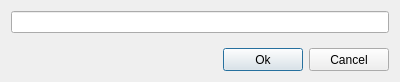
<?xml version="1.0" encoding="UTF-8"?>
<ui version="4.0">
 <class>EnterPasswordField</class>
 <widget class="QDialog" name="EnterPasswordField">
  <property name="geometry">
   <rect>
    <x>0</x>
    <y>0</y>
    <width>400</width>
    <height>82</height>
   </rect>
  </property>
  <property name="windowTitle">
   <string>Enter Password for Key</string>
  </property>
  <layout class="QVBoxLayout" name="verticalLayout">
   <item>
    <widget class="QLineEdit" name="lnedPassword">
     <property name="inputMethodHints">
      <set>Qt::ImhHiddenText|Qt::ImhNoAutoUppercase|Qt::ImhNoPredictiveText|Qt::ImhSensitiveData</set>
     </property>
     <property name="echoMode">
      <enum>QLineEdit::Password</enum>
     </property>
    </widget>
   </item>
   <item>
    <spacer name="verticalSpacer">
     <property name="orientation">
      <enum>Qt::Vertical</enum>
     </property>
     <property name="sizeHint" stdset="0">
      <size>
       <width>20</width>
       <height>4</height>
      </size>
     </property>
    </spacer>
   </item>
   <item>
    <layout class="QHBoxLayout" name="horizontalLayout">
     <item>
      <spacer name="horizontalSpacer">
       <property name="orientation">
        <enum>Qt::Horizontal</enum>
       </property>
       <property name="sizeHint" stdset="0">
        <size>
         <width>40</width>
         <height>20</height>
        </size>
       </property>
      </spacer>
     </item>
     <item>
      <widget class="QPushButton" name="btnOk">
       <property name="minimumSize">
        <size>
         <width>75</width>
         <height>23</height>
        </size>
       </property>
       <property name="text">
        <string>Ok</string>
       </property>
       <property name="shortcut">
        <string>Return</string>
       </property>
      </widget>
     </item>
     <item>
      <widget class="QPushButton" name="btnCancel">
       <property name="minimumSize">
        <size>
         <width>75</width>
         <height>23</height>
        </size>
       </property>
       <property name="text">
        <string>Cancel</string>
       </property>
       <property name="shortcut">
        <string>Esc</string>
       </property>
      </widget>
     </item>
    </layout>
   </item>
  </layout>
 </widget>
 <resources/>
 <connections>
  <connection>
   <sender>btnCancel</sender>
   <signal>clicked()</signal>
   <receiver>EnterPasswordField</receiver>
   <slot>close()</slot>
   <hints>
    <hint type="sourcelabel">
     <x>364</x>
     <y>61</y>
    </hint>
    <hint type="destinationlabel">
     <x>416</x>
     <y>253</y>
    </hint>
   </hints>
  </connection>
  <connection>
   <sender>btnOk</sender>
   <signal>clicked()</signal>
   <receiver>EnterPasswordField</receiver>
   <slot>onConfirmResult()</slot>
   <hints>
    <hint type="sourcelabel">
     <x>275</x>
     <y>61</y>
    </hint>
    <hint type="destinationlabel">
     <x>306</x>
     <y>225</y>
    </hint>
   </hints>
  </connection>
 </connections>
 <slots>
  <slot>onConfirmResult()</slot>
 </slots>
</ui>
